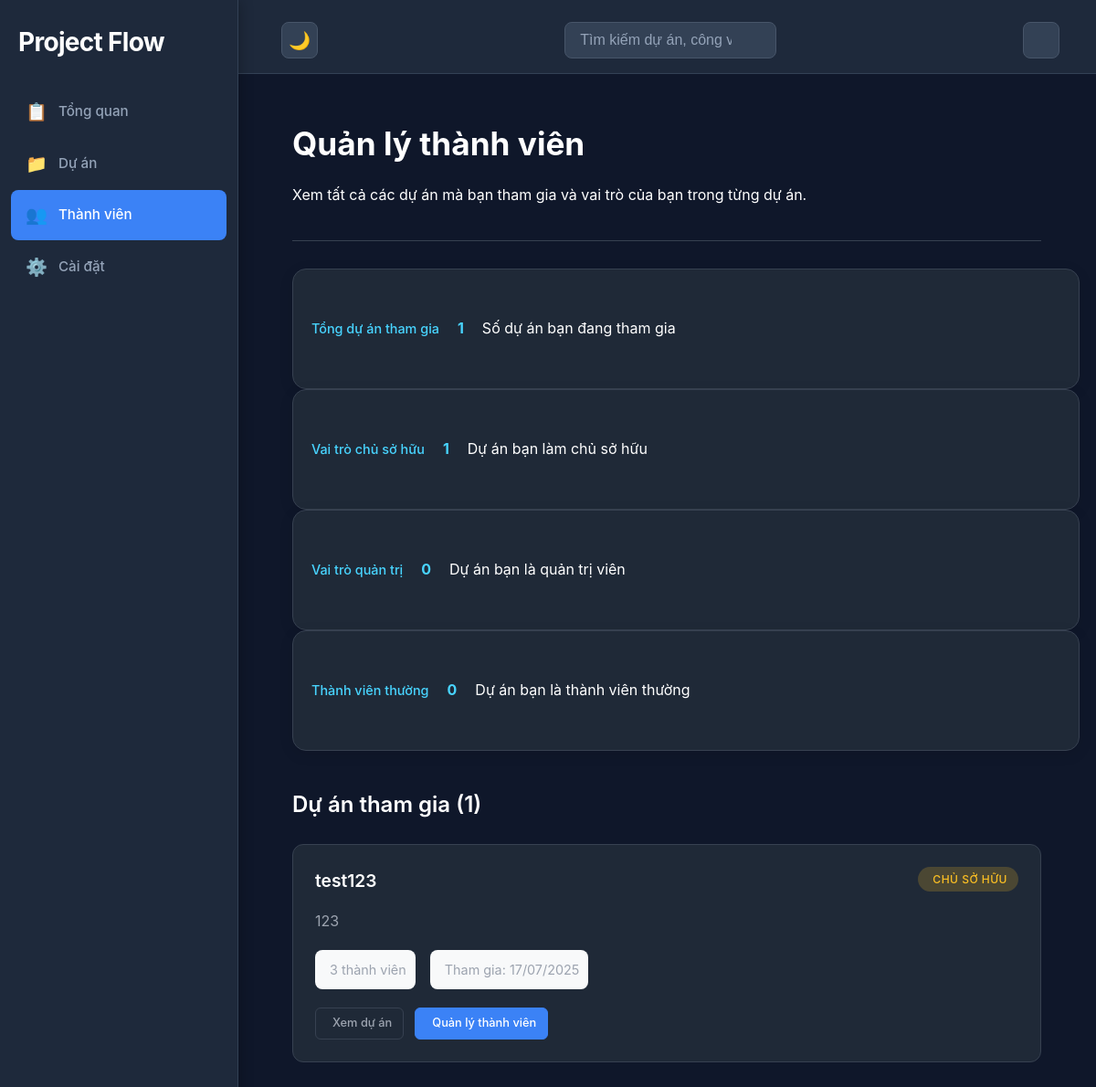
Screenshot of /dashboard/members/ (signed in) with the database file from the repository.
### dashboard/models.py (models this page shows)
class Project(models.Model):
    id = models.AutoField(primary_key=True)
    name = models.CharField(max_length=255)
    description = models.TextField()
    status = models.CharField(
        max_length=20,
        choices=ProjectStatus.choices,
        default=ProjectStatus.ACTIVE
    )
    created_at = models.DateTimeField(auto_now_add=True)
    updated_at = models.DateTimeField(auto_now=True)
    archived_at = models.DateTimeField(null=True, blank=True)
    owner = models.ForeignKey(
        User,
        on_delete=models.CASCADE,
        related_name='owned_projects'
    )
    class Meta:
        db_table = 'projects'

class ProjectMember(models.Model):
    id = models.AutoField(primary_key=True)
    role = models.CharField(
        max_length=20,
        choices=MemberRole.choices,
        default=MemberRole.MEMBER
    )
    joined_at = models.DateTimeField(auto_now_add=True)
    user = models.ForeignKey(
        User,
        on_delete=models.CASCADE,
        related_name='projects'
    )
    project = models.ForeignKey(
        Project,
        on_delete=models.CASCADE,
        related_name='members'
    )
    class Meta:
        db_table = 'project_members'
        unique_together = ['user', 'project']

### dashboard/views.py (the view)
# urls.py: path('members/', views.view_all_members, name='view_all_members'),
@login_required(login_url="login")
def view_all_members(request):
    user = request.user
    member_projects = ProjectMember.objects.filter(user=user).select_related('project').order_by('-joined_at')
    projects_data = []
    owner_count = 0
    admin_count = 0
    member_count = 0
    for member_project in member_projects:
        project = member_project.project
        members_count = ProjectMember.objects.filter(project=project).count()
        pending_invitations = ProjectInvitation.objects.filter(
            project=project,
            status=InvitationStatus.PENDING
        ).count()
        if member_project.role == MemberRole.OWNER:
            owner_count += 1
        elif member_project.role == MemberRole.ADMIN:
            admin_count += 1
        else:
            member_count += 1
        projects_data.append({
            'project': project,
            'user_role': member_project.role,
            'members_count': members_count,
            'pending_invitations': pending_invitations,
            'joined_at': member_project.joined_at
        })
    context = {
        'projects_data': projects_data,
        'total_projects': len(projects_data),
        'owner_count': owner_count,
        'admin_count': admin_count,
        'member_count': member_count
    }
    return render(request, 'dashboard/all_members.html', context)

### templates/dashboard/all_members.html (shortened to what this page needs)
{% extends "dashboard/base.html" %}
{% block include_header %}
<link rel="stylesheet" href="/static/dashboard/members.css">
{% endblock %}
{% block container %}
<div id="members-content">
    <div class="members-header">
        <div class="members-title-section">
            <h1 class="members-title">Quản lý thành viên</h1>
            <p class="members-desc">Xem tất cả các dự án mà bạn tham gia và vai trò của bạn trong từng dự án.</p>
        </div>
    </div>
    <div class="members-stats">
        <div class="stat-card">
            <div class="stat-label">Tổng dự án tham gia </div>
            <div class="stat-value">{{ total_projects }}</div>
            <div class="stat-desc">Số dự án bạn đang tham gia</div>
        </div>
        <div class="stat-card">
            <div class="stat-label">Vai trò chủ sở hữu </div>
            <div class="stat-value">{{ owner_count }}</div>
            <div class="stat-desc">Dự án bạn làm chủ sở hữu</div>
        </div>
        <div class="stat-card">
            <div class="stat-label">Vai trò quản trị </div>
            <div class="stat-value">{{ admin_count }}</div>
            <div class="stat-desc">Dự án bạn là quản trị viên</div>
        </div>
        <div class="stat-card">
            <div class="stat-label">Thành viên thường </div>
            <div class="stat-value">{{ member_count }}</div>
            <div class="stat-desc">Dự án bạn là thành viên thường</div>
        </div>
    </div>
    <div class="projects-section">
        <h2 class="section-title">Dự án tham gia ({{ total_projects }})</h2>
        {% if projects_data %}
            <div class="projects-grid">
                {% for project_data in projects_data %}
                <div class="project-card">
                    <div class="project-header">
                        <h3 class="project-name">{{ project_data.project.name }}</h3>
                        <span class="role-badge role-{{ project_data.user_role|lower }}">
                            {% if project_data.user_role == 'OWNER' %}
                                 Chủ sở hữu
                            {% elif project_data.user_role == 'ADMIN' %}
                                <i class="fas fa-shield-alt"></i> Quản trị viên
                            {% else %}
                                <i class="fas fa-user"></i> Thành viên
                            {% endif %}
                        </span>
                    </div>
                    <div class="project-desc">
                        {{ project_data.project.description|truncatewords:20 }}
                    </div>
                    <div class="project-stats">
                        <div class="stat-item">
                            <span>{{ project_data.members_count }} thành viên</span>
                        </div>
                        <div class="stat-item">
                            <span>Tham gia: {{ project_data.joined_at|date:"d/m/Y" }}</span>
                        </div>
                    </div>
                    <div class="project-actions">
                        <a href="{% url 'view_project_detail' project_data.project.id %}" class="btn btn-outline btn-sm">
                             Xem dự án
                        </a>
                        {% if project_data.user_role == 'OWNER' or project_data.user_role == 'ADMIN' %}
                        <a href="{% url 'view_project_members' project_data.project.id %}" class="btn btn-primary btn-sm">
                             Quản lý thành viên
                        </a>
                        {% endif %}
                    </div>
                </div>
                {% endfor %}
            </div>
        {% endif %}
    </div>
</div>
{% endblock %}

### static/dashboard/members.css (style rules this page uses)
.members-header { display: flex; justify-content: space-between; align-items: center; margin-bottom: 30px; padding-bottom: 20px; border-bottom: 1px solid #374151; }
.members-header h1 { color: #ffffff; font-size: 2.2em; margin: 0; font-weight: 700; }
.stat-card { background: #1f2937; color: #ffffff; padding: 20px; border-radius: 15px; display: flex; align-items: center; gap: 20px; box-shadow: 0 4px 15px rgba(0,0,0,0.1); transition: transform 0.3s ease; border: 1px solid #374151; min-height: 90px; max-height: 90px; width: 100%; }
.role-badge { padding: 4px 12px; border-radius: 15px; font-size: 0.8em; font-weight: 600; text-transform: uppercase; }
.stat-item { display: flex; justify-content: space-between; align-items: center; padding: 10px; background: #f8f9fa; border-radius: 8px; }
.stat-label { font-size: 0.9em; color: #48d4ff; font-weight: 500; }
.stat-value { font-weight: bold; color: #48d4ff; }
.btn { padding: 8px 16px; border: none; border-radius: 6px; cursor: pointer; font-size: 14px; font-weight: 500; transition: all 0.3s ease; text-decoration: none; display: inline-flex; align-items: center; gap: 5px; }
.btn-primary { background: #007bff; color: white; }
.btn-outline { background: white; color: #007bff; border: 1px solid #007bff; }
.btn-sm { padding: 6px 12px; font-size: 13px; }

### templates/dashboard/all_members.html (style rules this page uses)
.projects-section { margin-top: 40px; }
.section-title { font-size: 1.5rem; font-weight: 600; margin-bottom: 24px; color: #ffffff; }
.projects-grid { display: grid; grid-template-columns: repeat(auto-fill, minmax(400px, 1fr)); gap: 24px; }
.project-card { background: #1f2937; border: 1px solid #374151; border-radius: 12px; padding: 24px; transition: all 0.3s ease; }
.project-header { display: flex; justify-content: space-between; align-items: flex-start; margin-bottom: 16px; }
.project-name { font-size: 1.2rem; font-weight: 600; color: #ffffff; margin: 0; flex: 1; }
.project-desc { color: #9ca3af; margin-bottom: 20px; line-height: 1.5; }
.project-stats { display: flex; flex-wrap: wrap; gap: 16px; margin-bottom: 20px; }
.stat-item { display: flex; align-items: center; gap: 6px; color: #9ca3af; font-size: 0.9rem; }
.project-actions { display: flex; gap: 12px; }
.btn { padding: 8px 16px; border-radius: 6px; text-decoration: none; font-weight: 500; font-size: 0.875rem; transition: all 0.3s ease; display: inline-flex; align-items: center; gap: 6px; border: 1px solid transparent; }
.btn-sm { padding: 6px 12px; font-size: 0.8rem; }
.btn-primary { background: #3b82f6; color: #ffffff; border-color: #3b82f6; }
.btn-outline { background: transparent; color: #9ca3af; border-color: #374151; }
.role-badge { padding: 4px 12px; border-radius: 20px; font-size: 0.75rem; font-weight: 500; text-transform: uppercase; letter-spacing: 0.5px; display: inline-flex; align-items: center; gap: 4px; }
.role-owner { background: rgba(251, 191, 36, 0.2); color: #fbbf24; }

### rows the page displays
Project: project.name "test123", project.description "123", members_count "3", joined_at "17/07/2025"

### other values shown
{{ total_projects }} "1"
{{ owner_count }} "1"
{{ admin_count }} "0"
{{ member_count }} "0"
